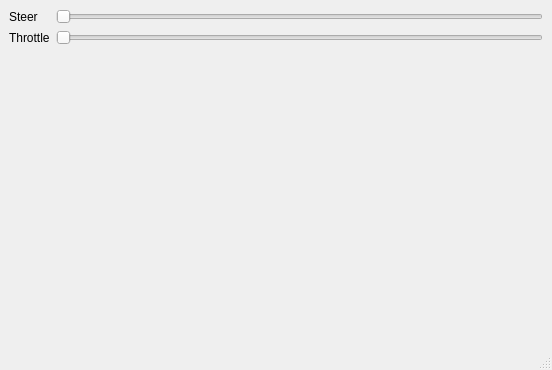
<?xml version="1.0" encoding="UTF-8"?>
<ui version="4.0">
 <class>MainWindow</class>
 <widget class="QMainWindow" name="MainWindow">
  <property name="geometry">
   <rect>
    <x>0</x>
    <y>0</y>
    <width>552</width>
    <height>370</height>
   </rect>
  </property>
  <property name="windowTitle">
   <string>MainWindow</string>
  </property>
  <widget class="QWidget" name="centralwidget">
   <property name="sizePolicy">
    <sizepolicy hsizetype="Maximum" vsizetype="Preferred">
     <horstretch>0</horstretch>
     <verstretch>0</verstretch>
    </sizepolicy>
   </property>
   <layout class="QFormLayout" name="formLayout">
    <item row="0" column="0">
     <widget class="QLabel" name="steer_label">
      <property name="text">
       <string>Steer</string>
      </property>
     </widget>
    </item>
    <item row="0" column="1">
     <widget class="QSlider" name="steer_slider">
      <property name="enabled">
       <bool>false</bool>
      </property>
      <property name="minimumSize">
       <size>
        <width>200</width>
        <height>0</height>
       </size>
      </property>
      <property name="sliderPosition">
       <number>0</number>
      </property>
      <property name="orientation">
       <enum>Qt::Horizontal</enum>
      </property>
     </widget>
    </item>
    <item row="1" column="0">
     <widget class="QLabel" name="throttle_label">
      <property name="text">
       <string>Throttle</string>
      </property>
     </widget>
    </item>
    <item row="1" column="1">
     <widget class="QSlider" name="throttle_slider">
      <property name="enabled">
       <bool>false</bool>
      </property>
      <property name="minimumSize">
       <size>
        <width>200</width>
        <height>0</height>
       </size>
      </property>
      <property name="orientation">
       <enum>Qt::Horizontal</enum>
      </property>
     </widget>
    </item>
   </layout>
  </widget>
  <widget class="QMenuBar" name="menubar">
   <property name="geometry">
    <rect>
     <x>0</x>
     <y>0</y>
     <width>552</width>
     <height>22</height>
    </rect>
   </property>
  </widget>
  <widget class="QStatusBar" name="statusbar"/>
 </widget>
 <resources/>
 <connections/>
</ui>
